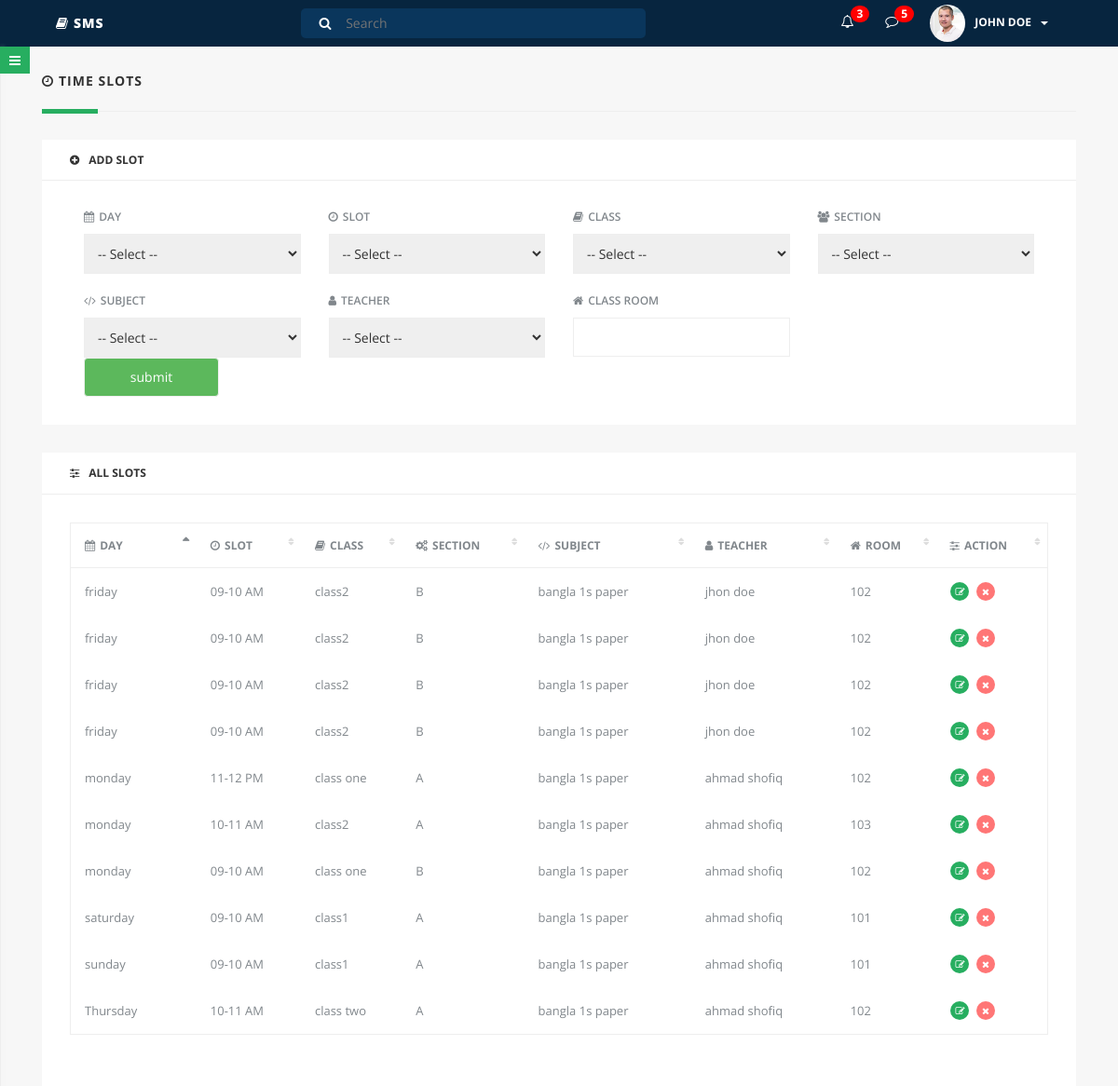
The page /time_table.php on the database its author committed.
### tables this page shows
CREATE TABLE `time_table` (
  `id` int(11) NOT NULL,
  `day` varchar(15) NOT NULL,
  `slot` varchar(25) NOT NULL,
  `class` varchar(25) NOT NULL,
  `section` varchar(25) NOT NULL,
  `subject` varchar(50) NOT NULL,
  `teacher` varchar(25) NOT NULL,
  `class_room` varchar(20) NOT NULL
);

### time_table.php (the view, shortened to what this page needs)
<?php include('header.php');?>
		<div class="parent-wrapper" id="outer-wrapper">
			<div class="main-content" id="content-wrapper">
				<div class="container-fluid">
					<div class="row">
						<div class="col-lg-12 clear-padding-xs">
							<h5 class="page-title"><i class="fa fa-clock-o"></i>TIME SLOTS</h5>
							<div class="section-divider"></div>
						</div>
					</div>
					<div class="row">
						<div class="col-lg-12 clear-padding-xs">
							<div class="col-sm-12">
								<div class="dash-item first-dash-item">
									<h6 class="item-title"><i class="fa fa-plus-circle"></i>ADD SLOT</h6>
							<form method="post">
									<div class="inner-item">
									<div class="dash-form">
									<div class="col-sm-3">
									<label class="clear-top-margin"><i class="fa fa-calendar"></i>DAY</label>
									<select name="day">
										<option>-- Select --</option>
										</select>
									</div>
									<div class="col-sm-3">
									<label class="clear-top-margin"><i class="fa fa-clock-o"></i>SLOT</label>
									<select name="slot">
										<option>-- Select --</option>
									</select>
									</div>
									<div class="col-sm-3">
									<label class="clear-top-margin"><i class="fa fa-book"></i>CLASS</label>
									<select name="class">
										<option>-- Select --</option>
									</select>
									</div>
									<div class="col-sm-3">
									<label class="clear-top-margin"><i class="fa fa-users"></i>SECTION</label>
									<select name="section">
										<option>-- Select --</option>
									</select>
									</div>
									<div class="col-sm-3">
									<label><i class="fa fa-code"></i>SUBJECT</label>
									<select name="subject">
									<option>-- Select --</option>
									</select>
									</div>
									<div class="col-sm-3">
									<label><i class="fa fa-user"></i>TEACHER</label>
									<select name="teacher">
									<option>-- Select --</option>
		<?php
			include('database.php');
		?>
									</select>
									</div>
									<div class="col-sm-3">
									<label><i class="fa fa-home"></i>CLASS ROOM</label>
									<input type="text" name="class_room">
									</div>
									<div class="clearfix"></div>
									<div class="col-sm-2">
									<input class="btn btn-success" type="submit" name="submit" value="submit">
									</div>
									</div>
									<div class="clearfix"></div>
									</div>
								</div>
							</div>
							<div class="col-sm-12">
								<div class="dash-item">
									<h6 class="item-title"><i class="fa fa-sliders"></i>ALL SLOTS</h6>
									<div class="inner-item">
										<table id="attendenceDetailedTable" class="display responsive nowrap" cellspacing="0" width="100%">
											<thead>
												<tr>
													<th><i class="fa fa-calendar"></i>DAY</th>
													<th><i class="fa fa-clock-o"></i>SLOT</th>
													<th><i class="fa fa-book"></i>CLASS</th>
													<th><i class="fa fa-cogs"></i>SECTION</th>
													<th><i class="fa fa-code"></i>SUBJECT</th>
													<th><i class="fa fa-user"></i>TEACHER</th>
													<th><i class="fa fa-home"></i>ROOM</th>
													<th><i class="fa fa-sliders"></i>ACTION</th>
												</tr>
											</thead>
											<tbody>
		<?php
			$sql = "SELECT * from time_table";
			$obj = mysqli_query($connection, $sql);
			foreach ($obj as $key => $value) {
		?>
		<tr>
			<td><?php echo $value['day']; ?></td>
			<td><?php echo $value['slot']; ?></td>
			<td><?php echo $value['class']; ?></td>
			<td><?php echo $value['section']; ?></td>
			<td><?php echo $value['subject']; ?></td>
			<td><?php echo $value['teacher']; ?></td>
			<td><?php echo $value['class_room']; ?></td>
			<td class="action-link">
			<a class="edit" href="edit_time_table.php?id=<?php echo $value['id']; ?>" title="Edit"><i class="fa fa-edit"></i></a>
			<a class="delete" href="delete_time_table.php?id=<?php echo $value['id']; ?>" title="Delete"><i class="fa fa-remove"></i></a>
			</td>
		</tr>
	<?php } ?>
											</tbody>
										</table>
									</div>
								</div>
							</div>
						</div>
					</div>
				</div>
				<div class="menu-togggle-btn">
					<a href="#menu-toggle" id="menu-toggle"><i class="fa fa-bars"></i></a>
				</div>
<?php include('footer.php'); ?>

### assets/css/style.css (style rules this page uses)
html, body { font-family: 'Open Sans', sans-serif; height: 100%; text-rendering: optimizeLegibility; -webkit-font-smoothing: antialiased; }
input[type=text] { width: 130px; -webkit-transition: width 0.4s ease-in-out; transition: width 0.4s ease-in-out; }
body { background: #eee !important; }
.row { margin: 0; }
.dash-form input, .dash-form textarea, .dash-form select { width: 100%; border: 1px solid #eee; padding: 10px; }
.dash-form label { display: block; color: #81878C; font-size: 12px; font-weight: 600; margin-top: 20px; margin-bottom: 10px; }
.dash-form label i, .dash-form a i { margin-right: 5px; }
.clear-top-margin { margin-top: 0 !important; }
.dash-item { margin-top: 30px; background: #fff; }
.dash-item .item-title { font-weight: 700; margin: 0; border-bottom: 1px solid #eee; padding: 15px 30px; }
.dash-item .item-title i { margin-right: 10px; }
.dash-item .inner-item { padding: 30px; }
.first-dash-item { margin-top: 0px; }
.parent-wrapper { padding-left: 0; -webkit-transition: all 0.5s ease; -moz-transition: all 0.5s ease; -o-transition: all 0.5s ease; transition: all 0.5s ease; }
.main-content { width: 100%; position: absolute; padding: 30px 0 0; background: #f7f7f7; }
.menu-togggle-btn { position: absolute; top: 5px; z-index: 10000; width: 50px }
.menu-togggle-btn a { color: #fff; padding: 5px 10px; background: #27AE60; }
@media (min-width:768px) { .parent-wrapper { padding-left: 0; position: relative; } }
.section-divider { margin: 25px 15px 30px; border-top: 1px solid #eee; position: relative; }
.section-divider:after { content: ''; position: absolute; width: 60px; background: #27AE60; height: 5px; left: 0px; top: -3px; }
.page-title { font-weight: 700; letter-spacing: 1px; line-height: 1; margin: 0; padding: 0 15px; }
.page-title i { margin-right: 5px; }
table.dataTable thead th { border-bottom: 1px solid #eee; font-size: 12px; font-weight: 700; color: #81878C; padding: 15px; }
table.dataTable thead th i { margin-right: 5px; }
table.dataTable tbody td { padding: 15px; font-size: 13px; color: #81878C; }
table.dataTable.display tbody td { border-top: none; }
table.dataTable tbody td a { color: #27AE60; }
table.dataTable tbody td a i { margin-right: 5px; }
table.dataTable.no-footer { border: 1px solid #eee; margin-bottom: 25px; }
table.dataTable thead th { position: relative; background-image: none !important; }
table.dataTable thead th.sorting:after, table.dataTable thead th.sorting_asc:after, table.dataTable thead th.sorting_desc:after { position: absolute; top: 12px; right: 8px; display: block; font-family: FontAwesome; }
table.dataTable thead th.sorting:after { content: "\f0dc"; color: #ddd; font-size: 0.8em; padding-top: 0.12em; }
table.dataTable thead th.sorting_asc:after { content: "\f0de"; }
.action-link a { color: #fff !important; display: inline-block; height: 20px; width: 20px; border-radius: 50%; text-align: center; padding: 3px 6px; margin-right: 5px; font-size: 10px; }
.action-link .edit { background: #27AE60; }
.action-link .delete { background: #FF7676; }

### rows shown on the page
time_table: day "sunday", slot "09-10 AM", class "class1", section "A", subject "bangla 1s paper", teacher "ahmad shofiq", class_room "101"
time_table: day "friday", slot "09-10 AM", class "class2", section "B", subject "bangla 1s paper", teacher "jhon doe", class_room "102"
time_table: day "Thursday", slot "10-11 AM", class "class two", section "A", subject "bangla 1s paper", teacher "ahmad shofiq", class_room "102"
time_table: day "saturday", slot "09-10 AM", class "class1", section "A", subject "bangla 1s paper", teacher "ahmad shofiq", class_room "101"
time_table: day "monday", slot "11-12 PM", class "class one", section "A", subject "bangla 1s paper", teacher "ahmad shofiq", class_room "102"
time_table: day "monday", slot "10-11 AM", class "class2", section "A", subject "bangla 1s paper", teacher "ahmad shofiq", class_room "103"
time_table: day "monday", slot "09-10 AM", class "class one", section "B", subject "bangla 1s paper", teacher "ahmad shofiq", class_room "102"
time_table: day "friday", slot "09-10 AM", class "class2", section "B", subject "bangla 1s paper", teacher "jhon doe", class_room "102"
time_table: day "friday", slot "09-10 AM", class "class2", section "B", subject "bangla 1s paper", teacher "jhon doe", class_room "102"
time_table: day "friday", slot "09-10 AM", class "class2", section "B", subject "bangla 1s paper", teacher "jhon doe", class_room "102"
